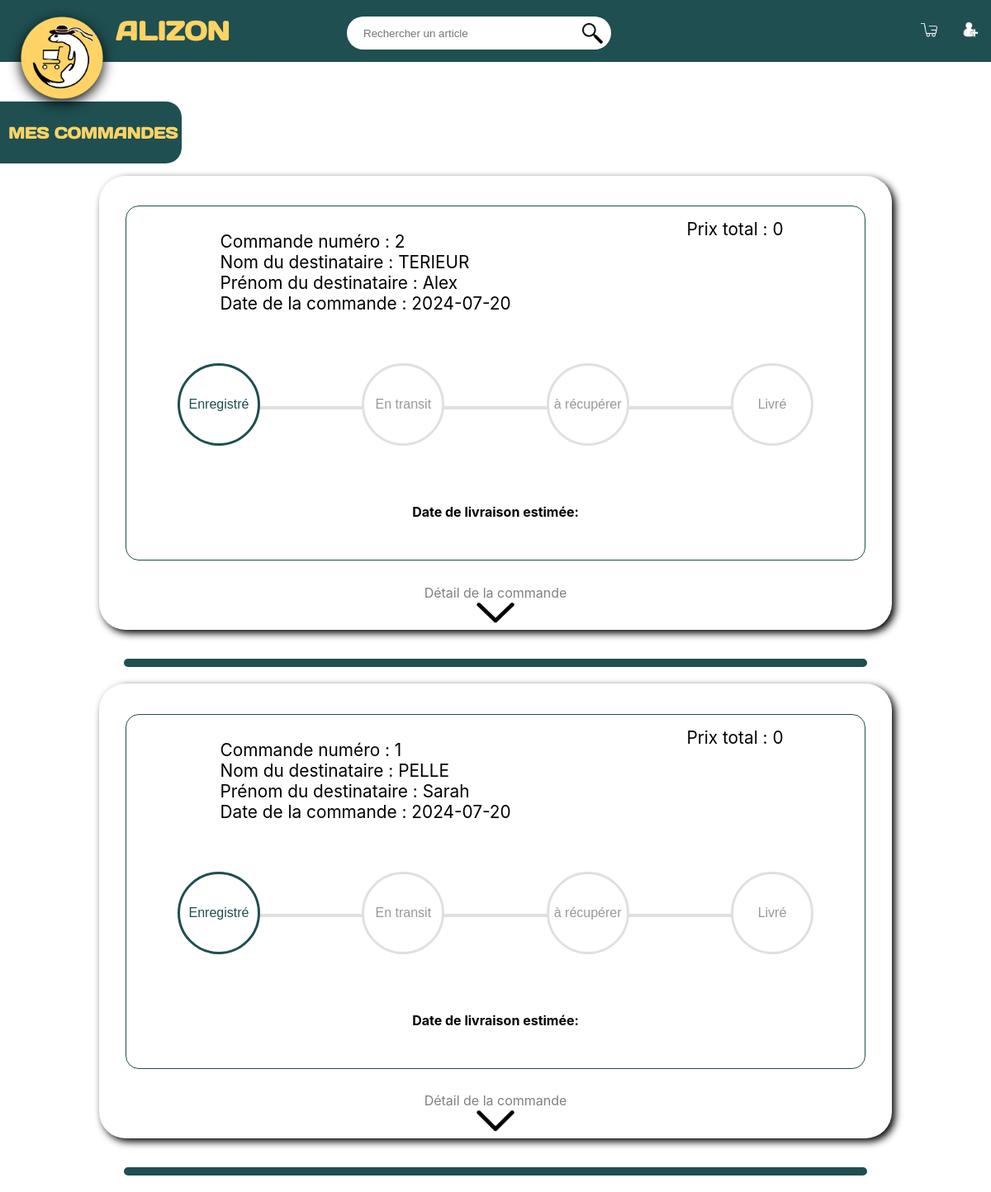
The app's page /lesCommandes.php with its own data.
### tables this page shows
CREATE TABLE _commande(
idcommande    SERIAL PRIMARY KEY,
datecommande  DATE,
datelivrer    DATE,
dateexpedition Date,
retours       BOOLEAN default FALSE,
idclient      INTEGER,
idadresse    INTEGER,
etat          VARCHAR(20),
prixcommande INTEGER default 0);

CREATE TABLE _client(
idclient      SERIAL PRIMARY KEY,
nom           VARCHAR(30),
prenom        VARCHAR(30),
email         VARCHAR(50) UNIQUE,
numtel       VARCHAR(20),
datenaissance DATE,
motdepasse    VARCHAR(50),
idcarte       INTEGER,
idadresse    INTEGER,
valider       BOOLEAN);

### lesCommandes.php (the view, shortened to what this page needs)
<?php
    $prefix = 'sae301_a21.';
?>
<!DOCTYPE html>
<html xmlns="http://www.w3.org/1999/xhtml" xml:lang="fr" lang="fr">
<head>
    <link rel="stylesheet" type="text/css" href="style/stylemesCommandes.css" />
    <link rel="stylesheet" type="text/css" href="style/header.css" />
    <link rel="stylesheet" type="text/css" href="style/footer.css" />
</head>
<body>
<header>
    <?php include 'enteteReduit.php' ?>
</header>
    <main>
<h2>MES COMMANDES</h2>
        <?php
            try {
                $comm = $dbh->prepare("SELECT * from {$prefix}_commande c inner join {$prefix}_client a on c.idclient=a.idclient  ORDER BY idcommande DESC");
                $comm->execute();
                $compteur=0;
                if ($comm->rowCount()==0){
                    echo "<p style='text-align:center;'>Vous n'avez pas encore de commandes </p>";
                }
                else {
                    foreach ($comm as $indice=>$key ) {
                    $commande = './simulateur/clientSite -l test -p test -i '.$key['idcommande'];
                    $variable = array();
                    $return = exec($commande, $variable);
                    echo '<div class="unecomm"><article class="commande_princ" >
                            <div class="maincomm">
                              <div class="carrecommande">
                                  <p>Commande numéro : '.$key["idcommande"].'</p>
                                  <p>Nom du destinataire : '.$key["nom"].'</p>
                                  <p>Prénom du destinataire : '.$key["prenom"].'</p>
                                  <p>Date de la commande : '.$key["datecommande"].'</p>
                              </div>';
                            echo'    <p class="prix_com">Prix total : '.$key["prixcommande"].'</p>
                            </div>
                                  <div class="container">
                                    <div class="progresscontainer">
                                      <div class="progress" > </div>
                                      <div class="circle active">Enregistré</div>
                                      <div class="circle">En transit</div>
                                      <div class="circle">à récupérer</div>
                                      <div class="circle">Livré</div>
                                    </div>
                                </div>';
                              echo "<h4 style='margin-bottom:3em;'>Date de livraison estimée: $variable[1]</h4>";
                            echo '</article>';
                        echo'<p style="color:grey;"> Détail de la commande </p>';
                        echo '<img src="images/icon/flechebas.png" alt="fleche bas" title="fleche bas" class="butto" onclick="myFunction('.$compteur.')">';
                        echo '<section>';
                        echo '</section>
                        </div>';
                    echo '<br/>
                    <div class="barre"></div>';
                    $compteur++;
                    }
                       }
                    } catch (PDOException $e) {
                        print "Erreur !: " . $e->getMessage() . "<br/>";
                        die();
                    }
                ?>
</main>
</body>
</html>

### style/stylemesCommandes.css (style rules this page uses)
:root { --line-border-fill: #1F4F51; --line-border-empty: #e0e0e0; }
* { padding: 0; margin: 0; border: 0; box-sizing: inherit; }
html { box-sizing: border-box; }
main .container { margin-top: 15px; text-align: center; font-family: "Rubik", sans-serif; display: flex; flex-direction: column; align-items: center; justify-content: center; height: 25vh; overflow: hidden; margin: 0; border-radius: 25%; }
main .progresscontainer::before { content: ""; background: var(--line-border-empty); position: absolute; top: 44%; left: 2%; transform: translateY(-50%); height: 4px; width: 93%; z-index: -1; }
main .progresscontainer { display: flex; justify-content: space-between; position: relative; margin-bottom: 30px; max-width: 100%; width: 800px; z-index: 1; }
main .circle { background: #fff; color: #999; border-radius: 50%; height: 100px; width: 100px; display: flex; align-items: center; justify-content: center; border: 3px solid var(--line-border-empty); transition: .4s ease; }
main .circle.active { color: #1F4F51; border-color: var(--line-border-fill); }
main { font-family: inter; margin-top: 3em; background-color: white; }
main div { display:flex; background-color: #FFFFFF; height: 290px; border: 10px; margin: 15px; padding-bottom: 0px; width: 100%; justify-content: space-around; }
main h2 { font-family: daysone; display: flex; align-items: center; color: #FDD365; background-color: #1F4F51; height : 75px; width: fit-content; padding-left: 10px; padding-right: 5px; font-size: 120%; border-radius:0 1em 1em 0 ; }
main .barre { display: flex; height:10px; width:75%; background-color: #1F4F51; justify-content: center; margin: auto; margin-bottom: 20px; border-radius: 15px; }
main .prix_com { display: flex; flex-direction: column; justify-content: stretch; }
main .commande_princ { border: solid 1px #1F4F51; border-radius: 1em; display: flex; flex-direction: column; height: fit-content; justify-content: space-around; align-items: center ; background-color: #FFFFFF; margin: 3%; text-align: center; width:95%; }
main .commande_princ p { display: flex; font-size: 130%; }
main .maincomm { display: flex; flex-direction: row; height:50%; }
main .carrecommande { display: flex; flex-direction: column; height: fit-content; width:fit-content; }
main .unecomm { background-color: white; height:fit-content; width:auto; display: flex; flex-direction: column; align-items: center; padding: 0.5em; border-radius: 2em; box-shadow: 4px 4px 10px black; margin-left: 10%; margin-right: 10%; }
main .unecomm > img { width: 5%; cursor:pointer; }

### style/header.css (style rules this page uses)
body { margin: 0; padding: 0; }
header { display: flex; flex-wrap: wrap; font-family: inter; width: 100%; }

### style/footer.css (style rules this page uses)
body { margin: 0; padding: 0; }

### records on screen
_commande: idcommande "2", idclient.nom "TERIEUR", idclient.prenom "Alex", datecommande "2024-07-20", prixcommande "0"
_commande: idcommande "1", idclient.nom "PELLE", idclient.prenom "Sarah", datecommande "2024-07-20", prixcommande "0"
